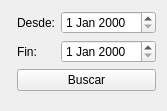
<?xml version="1.0" encoding="UTF-8"?>
<ui version="4.0">
 <class>Form</class>
 <widget class="QWidget" name="Form">
  <property name="windowModality">
   <enum>Qt::WindowModal</enum>
  </property>
  <property name="geometry">
   <rect>
    <x>0</x>
    <y>0</y>
    <width>147</width>
    <height>111</height>
   </rect>
  </property>
  <property name="windowTitle">
   <string>Form</string>
  </property>
  <layout class="QFormLayout" name="formLayout_2">
   <item row="1" column="1">
    <layout class="QFormLayout" name="formLayout">
     <item row="1" column="0">
      <widget class="QLabel" name="label">
       <property name="text">
        <string>Fin:</string>
       </property>
      </widget>
     </item>
     <item row="1" column="1">
      <widget class="QDateEdit" name="hasta"/>
     </item>
     <item row="0" column="0">
      <widget class="QLabel" name="label_2">
       <property name="text">
        <string>Desde:</string>
       </property>
      </widget>
     </item>
     <item row="0" column="1">
      <widget class="QDateEdit" name="desde"/>
     </item>
    </layout>
   </item>
   <item row="2" column="1">
    <widget class="QPushButton" name="buscar">
     <property name="text">
      <string>Buscar</string>
     </property>
    </widget>
   </item>
  </layout>
 </widget>
 <resources/>
 <connections/>
</ui>
